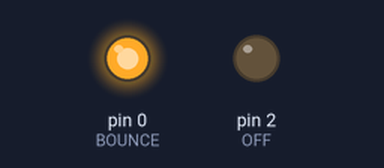
A sketch run on a simulated Arduino Uno, built with avr-gcc and run on an emulated ATmega328P. On the bench: output pins drawn as LEDs (lit = HIGH).

Above: at 0.1 s.
At 3.1 s:
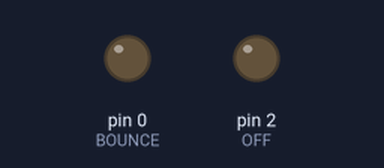
Timing chart, 0 to 4.7 s (numbered marks = the images above):
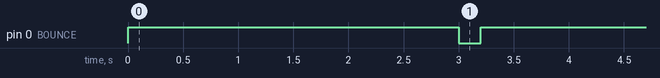

The sketch:

start_script.ino
```cpp
#define BOUNCE 0
#define OFF 2
void setup() {
  pinMode(BOUNCE, OUTPUT);
  pinMode(OFF, OUTPUT);
  digitalWrite(BOUNCE, HIGH);
  //Wait 3 seconds
  delay(3000);
  //power on pi
  digitalWrite(BOUNCE, LOW);
  delay(200);
  digitalWrite(BOUNCE, HIGH);
  delay(1000);
  //keeps relay on
  digitalWrite(OFF, LOW);
}

void loop() {
  // nothing is needed here

}
```
